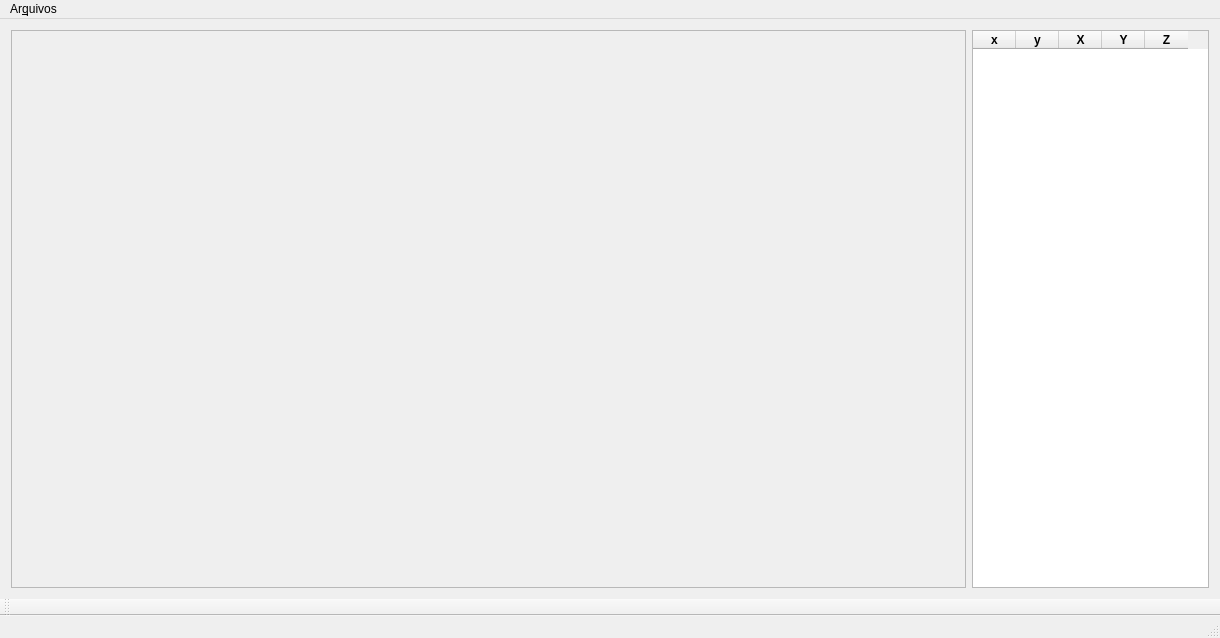
<?xml version="1.0" encoding="UTF-8"?>
<ui version="4.0">
 <class>CameraMarker</class>
 <widget class="QMainWindow" name="CameraMarker">
  <property name="geometry">
   <rect>
    <x>0</x>
    <y>0</y>
    <width>1220</width>
    <height>638</height>
   </rect>
  </property>
  <property name="mouseTracking">
   <bool>false</bool>
  </property>
  <property name="focusPolicy">
   <enum>Qt::StrongFocus</enum>
  </property>
  <property name="windowTitle">
   <string>CameraMarker</string>
  </property>
  <property name="windowIcon">
   <iconset resource="../resource.qrc">
    <normaloff>:/CameraMarker/resources/logo63.png</normaloff>:/CameraMarker/resources/logo63.png</iconset>
  </property>
  <widget class="QWidget" name="centralWidget">
   <property name="mouseTracking">
    <bool>false</bool>
   </property>
   <layout class="QHBoxLayout" name="horizontalLayout">
    <item>
     <widget class="QScrollArea" name="scrollArea">
      <property name="verticalScrollBarPolicy">
       <enum>Qt::ScrollBarAsNeeded</enum>
      </property>
      <property name="horizontalScrollBarPolicy">
       <enum>Qt::ScrollBarAsNeeded</enum>
      </property>
      <property name="sizeAdjustPolicy">
       <enum>QAbstractScrollArea::AdjustToContents</enum>
      </property>
      <property name="widgetResizable">
       <bool>true</bool>
      </property>
      <property name="alignment">
       <set>Qt::AlignCenter</set>
      </property>
      <widget class="QWidget" name="scrollAreaWidgetContents">
       <property name="geometry">
        <rect>
         <x>0</x>
         <y>0</y>
         <width>951</width>
         <height>549</height>
        </rect>
       </property>
       <layout class="QVBoxLayout" name="verticalLayout">
        <item>
         <layout class="QHBoxLayout" name="horizontalLayout_2">
          <item>
           <widget class="QLabel" name="label_frame">
            <property name="sizePolicy">
             <sizepolicy hsizetype="Maximum" vsizetype="Maximum">
              <horstretch>0</horstretch>
              <verstretch>0</verstretch>
             </sizepolicy>
            </property>
            <property name="text">
             <string/>
            </property>
            <property name="pixmap">
             <pixmap resource="../resource.qrc">:/CameraMarker/resources/logo63.png</pixmap>
            </property>
            <property name="alignment">
             <set>Qt::AlignCenter</set>
            </property>
           </widget>
          </item>
         </layout>
        </item>
       </layout>
      </widget>
     </widget>
    </item>
    <item>
     <widget class="QTableWidget" name="tableWidget">
      <property name="minimumSize">
       <size>
        <width>237</width>
        <height>0</height>
       </size>
      </property>
      <property name="maximumSize">
       <size>
        <width>237</width>
        <height>16777215</height>
       </size>
      </property>
      <property name="sizeAdjustPolicy">
       <enum>QAbstractScrollArea::AdjustIgnored</enum>
      </property>
      <attribute name="horizontalHeaderDefaultSectionSize">
       <number>43</number>
      </attribute>
      <column>
       <property name="text">
        <string extracomment="coluna do ponto na imagem">x</string>
       </property>
       <property name="font">
        <font>
         <weight>75</weight>
         <bold>true</bold>
        </font>
       </property>
      </column>
      <column>
       <property name="text">
        <string extracomment="linha do ponto na imagem">y</string>
       </property>
       <property name="font">
        <font>
         <weight>75</weight>
         <bold>true</bold>
        </font>
       </property>
      </column>
      <column>
       <property name="text">
        <string>X</string>
       </property>
       <property name="font">
        <font>
         <weight>75</weight>
         <bold>true</bold>
        </font>
       </property>
      </column>
      <column>
       <property name="text">
        <string>Y</string>
       </property>
       <property name="font">
        <font>
         <weight>75</weight>
         <bold>true</bold>
        </font>
       </property>
      </column>
      <column>
       <property name="text">
        <string>Z</string>
       </property>
       <property name="font">
        <font>
         <weight>75</weight>
         <bold>true</bold>
        </font>
       </property>
      </column>
     </widget>
    </item>
   </layout>
  </widget>
  <widget class="QMenuBar" name="menuBar">
   <property name="geometry">
    <rect>
     <x>0</x>
     <y>0</y>
     <width>1220</width>
     <height>26</height>
    </rect>
   </property>
   <widget class="QMenu" name="menuArquivos">
    <property name="title">
     <string>Ar&amp;quivos</string>
    </property>
    <addaction name="actionAbrir_Video"/>
    <addaction name="separator"/>
    <addaction name="actionGerar_Calib_Arq"/>
    <addaction name="separator"/>
    <addaction name="actionGerar_Homo_Arq"/>
    <addaction name="actionGerar_arquivo_de_homografia_inversa"/>
    <addaction name="separator"/>
   </widget>
   <addaction name="menuArquivos"/>
  </widget>
  <widget class="QToolBar" name="mainToolBar">
   <attribute name="toolBarArea">
    <enum>BottomToolBarArea</enum>
   </attribute>
   <attribute name="toolBarBreak">
    <bool>false</bool>
   </attribute>
  </widget>
  <widget class="QStatusBar" name="statusBar"/>
  <action name="actionAbrir_Video">
   <property name="text">
    <string>&amp;Abrir Vídeo</string>
   </property>
  </action>
  <action name="actionGerar_Calib_Arq">
   <property name="text">
    <string>&amp;Gerar arquivo de calibração</string>
   </property>
  </action>
  <action name="actionGerar_Homo_Arq">
   <property name="text">
    <string>Gerar arquivo de homografia direta</string>
   </property>
  </action>
  <action name="actionGerar_arquivo_de_homografia_inversa">
   <property name="text">
    <string>Gerar arquivo de homografia inversa</string>
   </property>
  </action>
 </widget>
 <layoutdefault spacing="6" margin="11"/>
 <resources>
  <include location="../resource.qrc"/>
 </resources>
 <connections/>
</ui>
